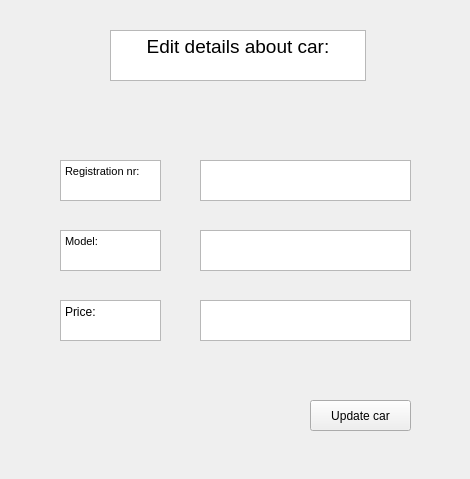
<?xml version="1.0" encoding="UTF-8"?>
<ui version="4.0">
 <class>EditCarWindow</class>
 <widget class="QWidget" name="EditCarWindow">
  <property name="geometry">
   <rect>
    <x>0</x>
    <y>0</y>
    <width>470</width>
    <height>479</height>
   </rect>
  </property>
  <property name="windowTitle">
   <string>Form</string>
  </property>
  <widget class="QPlainTextEdit" name="modelEdit_text">
   <property name="geometry">
    <rect>
     <x>200</x>
     <y>230</y>
     <width>211</width>
     <height>41</height>
    </rect>
   </property>
  </widget>
  <widget class="QTextBrowser" name="textBrowser">
   <property name="geometry">
    <rect>
     <x>110</x>
     <y>30</y>
     <width>256</width>
     <height>51</height>
    </rect>
   </property>
   <property name="html">
    <string>&lt;!DOCTYPE HTML PUBLIC &quot;-//W3C//DTD HTML 4.0//EN&quot; &quot;http://www.w3.org/TR/REC-html40/strict.dtd&quot;&gt;
&lt;html&gt;&lt;head&gt;&lt;meta name=&quot;qrichtext&quot; content=&quot;1&quot; /&gt;&lt;meta charset=&quot;utf-8&quot; /&gt;&lt;style type=&quot;text/css&quot;&gt;
p, li { white-space: pre-wrap; }
hr { height: 1px; border-width: 0; }
li.unchecked::marker { content: &quot;\2610&quot;; }
li.checked::marker { content: &quot;\2612&quot;; }
&lt;/style&gt;&lt;/head&gt;&lt;body style=&quot; font-family:'Segoe UI'; font-size:9pt; font-weight:400; font-style:normal;&quot;&gt;
&lt;p align=&quot;center&quot; style=&quot; margin-top:0px; margin-bottom:0px; margin-left:0px; margin-right:0px; -qt-block-indent:0; text-indent:0px;&quot;&gt;&lt;span style=&quot; font-size:14pt;&quot;&gt;Edit details about car:&lt;/span&gt;&lt;/p&gt;&lt;/body&gt;&lt;/html&gt;</string>
   </property>
  </widget>
  <widget class="QPushButton" name="button_editCar">
   <property name="geometry">
    <rect>
     <x>310</x>
     <y>400</y>
     <width>101</width>
     <height>31</height>
    </rect>
   </property>
   <property name="text">
    <string>Update car</string>
   </property>
  </widget>
  <widget class="QTextBrowser" name="textBrowser_3">
   <property name="geometry">
    <rect>
     <x>60</x>
     <y>230</y>
     <width>101</width>
     <height>41</height>
    </rect>
   </property>
   <property name="html">
    <string>&lt;!DOCTYPE HTML PUBLIC &quot;-//W3C//DTD HTML 4.0//EN&quot; &quot;http://www.w3.org/TR/REC-html40/strict.dtd&quot;&gt;
&lt;html&gt;&lt;head&gt;&lt;meta name=&quot;qrichtext&quot; content=&quot;1&quot; /&gt;&lt;meta charset=&quot;utf-8&quot; /&gt;&lt;style type=&quot;text/css&quot;&gt;
p, li { white-space: pre-wrap; }
hr { height: 1px; border-width: 0; }
li.unchecked::marker { content: &quot;\2610&quot;; }
li.checked::marker { content: &quot;\2612&quot;; }
&lt;/style&gt;&lt;/head&gt;&lt;body style=&quot; font-family:'Segoe UI'; font-size:9pt; font-weight:400; font-style:normal;&quot;&gt;
&lt;p style=&quot; margin-top:0px; margin-bottom:0px; margin-left:0px; margin-right:0px; -qt-block-indent:0; text-indent:0px;&quot;&gt;&lt;span style=&quot; font-size:8pt;&quot;&gt;Model:&lt;/span&gt;&lt;/p&gt;&lt;/body&gt;&lt;/html&gt;</string>
   </property>
  </widget>
  <widget class="QPlainTextEdit" name="priceEdit_text">
   <property name="geometry">
    <rect>
     <x>200</x>
     <y>300</y>
     <width>211</width>
     <height>41</height>
    </rect>
   </property>
  </widget>
  <widget class="QTextBrowser" name="textBrowser_2">
   <property name="geometry">
    <rect>
     <x>60</x>
     <y>160</y>
     <width>101</width>
     <height>41</height>
    </rect>
   </property>
   <property name="html">
    <string>&lt;!DOCTYPE HTML PUBLIC &quot;-//W3C//DTD HTML 4.0//EN&quot; &quot;http://www.w3.org/TR/REC-html40/strict.dtd&quot;&gt;
&lt;html&gt;&lt;head&gt;&lt;meta name=&quot;qrichtext&quot; content=&quot;1&quot; /&gt;&lt;meta charset=&quot;utf-8&quot; /&gt;&lt;style type=&quot;text/css&quot;&gt;
p, li { white-space: pre-wrap; }
hr { height: 1px; border-width: 0; }
li.unchecked::marker { content: &quot;\2610&quot;; }
li.checked::marker { content: &quot;\2612&quot;; }
&lt;/style&gt;&lt;/head&gt;&lt;body style=&quot; font-family:'Segoe UI'; font-size:9pt; font-weight:400; font-style:normal;&quot;&gt;
&lt;p style=&quot; margin-top:0px; margin-bottom:0px; margin-left:0px; margin-right:0px; -qt-block-indent:0; text-indent:0px;&quot;&gt;&lt;span style=&quot; font-size:8pt;&quot;&gt;Registration nr:&lt;/span&gt;&lt;/p&gt;&lt;/body&gt;&lt;/html&gt;</string>
   </property>
  </widget>
  <widget class="QTextBrowser" name="textBrowser_4">
   <property name="geometry">
    <rect>
     <x>60</x>
     <y>300</y>
     <width>101</width>
     <height>41</height>
    </rect>
   </property>
   <property name="html">
    <string>&lt;!DOCTYPE HTML PUBLIC &quot;-//W3C//DTD HTML 4.0//EN&quot; &quot;http://www.w3.org/TR/REC-html40/strict.dtd&quot;&gt;
&lt;html&gt;&lt;head&gt;&lt;meta name=&quot;qrichtext&quot; content=&quot;1&quot; /&gt;&lt;meta charset=&quot;utf-8&quot; /&gt;&lt;style type=&quot;text/css&quot;&gt;
p, li { white-space: pre-wrap; }
hr { height: 1px; border-width: 0; }
li.unchecked::marker { content: &quot;\2610&quot;; }
li.checked::marker { content: &quot;\2612&quot;; }
&lt;/style&gt;&lt;/head&gt;&lt;body style=&quot; font-family:'Segoe UI'; font-size:9pt; font-weight:400; font-style:normal;&quot;&gt;
&lt;p style=&quot; margin-top:0px; margin-bottom:0px; margin-left:0px; margin-right:0px; -qt-block-indent:0; text-indent:0px;&quot;&gt;Price:&lt;/p&gt;&lt;/body&gt;&lt;/html&gt;</string>
   </property>
  </widget>
  <widget class="QPlainTextEdit" name="RegnumEdit_text">
   <property name="geometry">
    <rect>
     <x>200</x>
     <y>160</y>
     <width>211</width>
     <height>41</height>
    </rect>
   </property>
  </widget>
 </widget>
 <resources/>
 <connections/>
</ui>
